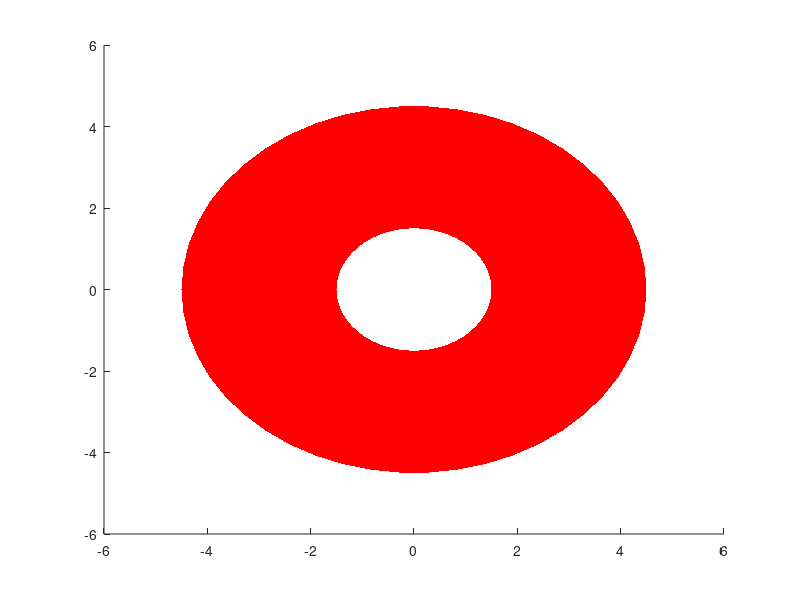

MATLAB code to generate this figure: (Note: this script raises an error after producing the figure.)
steps = 50;
steps2 = 20;
R = 3;
r = 1.5;
G = 6.67384E-11
p = 150;

[theta,phi] = meshgrid((0:2*pi/steps:2*pi),(0:2*pi/steps:2*pi));


x = (R + r .* cos(theta(:,:,:))) .* cos(phi(:,:,:));
y = (R + r .* cos(theta(:,:,:))) .* sin(phi(:,:,:));
z = r .* sin(theta(:,:,:));

figure 
hold on
surf(x,y,z,'FaceColor','red','EdgeColor','none')

[vx,vy,vz] = meshgrid(-2 : 4/steps2 : 2);

vx = vx .* R;
vy = vy .* R;



%dA = 4 * pi^2 * R * r; 
dA = (vx(1,2) - vx(1,1)) .^ 2



for i = 1:size(vx)
    for j = 1:size(vy)
        for k = 1:size(vz)
        

        changex = x - vx(i,j,k);
        changey = y - vy(i,j,k);
        changez = z - vz(i,j,k);
        
        

        rvec = sqrt( changex.^2  + changey.^2 + change.^2);
        
         
        dx = G * dA .* p .* (1./((rvec.^3))) .* changex;
        dy = G * dA .* p .* (1./((rvec.^3))) .* changey;
        dv = G * dA .* p .* (1./((rvec.^3))) .* changez;
        
        Fx(i,j,k) = trapz(trapz((dx)));
        Fy(i,j,k) = trapz(trapz((dy)));
        Fy(i,j,k) = trapz(trapz((dz)));
        
      
end
disp(i)
    end
end






quiver(vx,vy,Fx,Fy,5);
%contour(x,y,z)

% a=5;
%      c=10;
%      [u,v]=meshgrid(0:10:360);
%      x=(c+a*cosd(v)).*cosd(u);
%      y=(c+a*cosd(v)).*sind(u);
%      z=a*sind(v);
%      surfl(x,y,z)
     
axis([-8 8 -8 8 -8 8])

